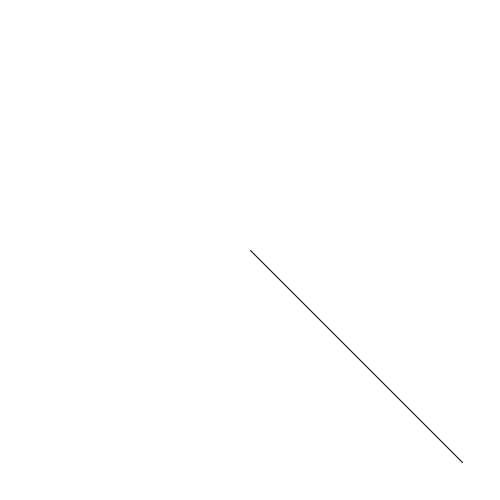
Frame 1 (no input)
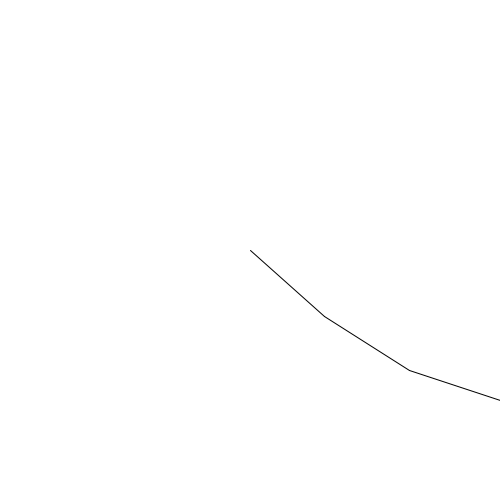
Frame 60 (the mouse pressed at the canvas centre just before this capture)
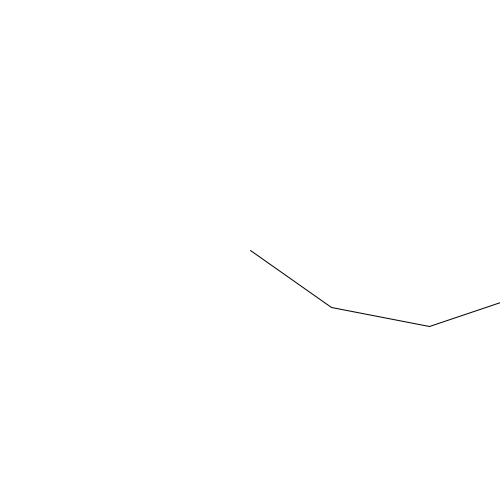
Frame 120 (the mouse held since frame 60 and released just before this capture)

The Processing sketch that drew these frames (run headless with seeded random() and noise(); from frame 60 on, the mouse is pressed at the canvas centre):

// Processing sketch: Wave
// ── Wave.pde
float[] th = { 0, 0, 0 };
float[] dt = { 0.1, 0.2, 0.3 };

void setup() {
  size(500, 500);
}

void draw() {
  background(255);
  float x = width/2, y = height/2;
  float r = 100;

  for (int i = 0; i < 3; i++) {  
    translate(x, y);
    x = r*cos(PI*cos(th[i])/4);
    y = r*sin(PI*cos(th[i])/4);
    line(0, 0, x, y);
    th[i] += dt[i];
  }
}
